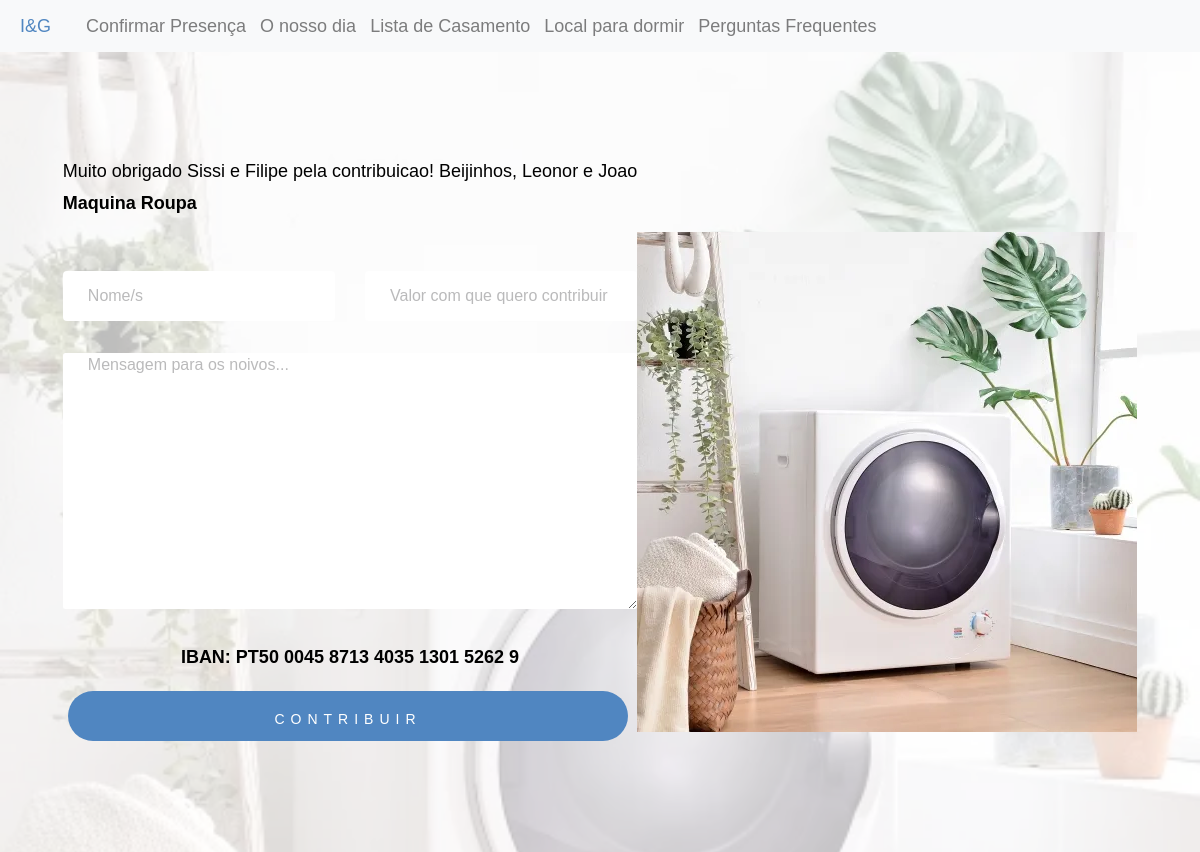
Page /honeymoon/product/1/1 on the committed database.
### inesegoncalo/models/contributions.py (models this page shows, shortened)
class Contribution(db.Model ,model.Model,model.Base):
    __tablename__ = 'contribution'
    __table_args__ = {'extend_existing': True}
    id = Column(Integer, primary_key=True)
    name = Column(String(80))
    value_contributed = Column(Float)
    message = Column(Text)
    product_id = Column(Integer, ForeignKey('products.id'))
    product = relationship('Product', back_populates="contributions")
    def thank_you_message(self):
        return specific_info.generate_ty_contribution_message(self.name)

### inesegoncalo/models/products.py (models this page shows, shortened)
class Product(db.Model, model.Model, model.Base):
    __tablename__ = 'products'
    __table_args__ = {'extend_existing': True}
    id = Column(Integer, primary_key=True)
    name = Column(String(80), unique=True, nullable=False)
    description = Column(Text)
    price = Column(Float)
    price_paid = Column(Float, default=0.0)
    store = Column(Text)
    show_price = Column(Boolean, default=True)
    priority = Column(Integer, default=10)
    category_id = Column(Integer, ForeignKey('categories.id'), nullable=True)
    images = relationship('ProductImage', back_populates="product")
    contributions = relationship('Contribution', back_populates="product")
    category = relationship('Category', back_populates="products")

### inesegoncalo/models/product_images.py (models this page shows)
class ProductImage(db.Model ,model.Model,model.Base):
    __tablename__ = 'product_images'
    __table_args__ = {'extend_existing': True}
    id = Column(Integer, primary_key=True)
    path = Column(Text)
    product_id = Column(Integer, ForeignKey('products.id'))
    product = relationship('Product', back_populates="images")

### inesegoncalo/modules/honeymoon.py (the view, shortened to what this page needs)
@bp.route('/product/<product_id>', methods=('GET', 'POST'))
@bp.route('/product/<product_id>/<contribution_id>', methods=('GET', 'POST'))
def product(product_id,contribution_id=None):
    product = Product.query.filter_by(id=product_id).first()
    contribution=None
    if contribution_id:
        contribution = Contribution.query.filter_by(id=contribution_id).first()
    return render_template('honeymoon/product.html',product=product,contribution=contribution)

### inesegoncalo/tools/specific_info.py (called while the page is built)
def generate_ty_contribution_message(person):
    return 'Muito obrigado {person} pela contribuicao! Beijinhos, Leonor e Joao'.format(person=person)

### inesegoncalo/templates/honeymoon/product.html (shortened to what this page needs)
{% extends 'layout.html' %}
{% import 'macros/contributions.html' as contributions %}
{% block content %}
{% set product_background = url_for('static',filename=product.images[0].path) %}
<div class="product_background"  style="background:url('{{product_background}}');">
  <div class="product_container_column">
    {% if contribution %}
      <div class="contribution_thank_you">
        {{contribution.thank_you_message()}}
      </div>
    {% endif %}
    <div class="preco">
      <p><b>{{product.name}}</b></p>
    </div>
    {{contributions.contribution_form()}}
  </div>
  <div class="product_container_column">
    {% for image in product.images %}
      <div class="mySlides">
        <img src="{{url_for('static',filename=image.path)}}" style="width:100%">
      </div>
    {% endfor %}
  </div>
</div>
{% endblock %}

### inesegoncalo/static/style/main.css (style rules this page uses)
html { font-size: 10px; }
html, body { height: 100%; }
body { background: #ffffff; font-family: 'Metropolis', sans-serif; font-size: 1.8rem; font-style: normal; font-weight: normal; line-height: 1.778; color: #000000; margin: 0; padding: 0; position: relative; }
em, i, strong, b { font-size: inherit; line-height: inherit; }
strong, b { font-family: 'Metropolis', sans-serif ; font-weight: 700; }
input, textarea, select, pre, blockquote, figure, table, p, ul, ol, dl, form, .video-container, .ss-custom-select { margin-bottom: 3.2rem; }
::placeholder { color: #8c8c8c; }

### inesegoncalo/static/style/card.css (style rules this page uses)
body { background-color: #f8f9fa!important }
.product_background { box-shadow: inset 0 0 0 1000px rgb(255 255 255 / 74%); min-height:100vh; background-attachment: fixed; background-repeat: no-repeat!important; background-size: cover!important; display: flex; justify-content: center; flex-wrap: wrap; padding-top: 6rem; flex-direction: row; align-items: center; }

### rows in the picture
Contribution: thank_you_message "Muito obrigado Sissi e Filipe pela contribuicao! Beijinhos, Leonor e Joao"
Product: name "Maquina Roupa"
ProductImage: path (picture)
